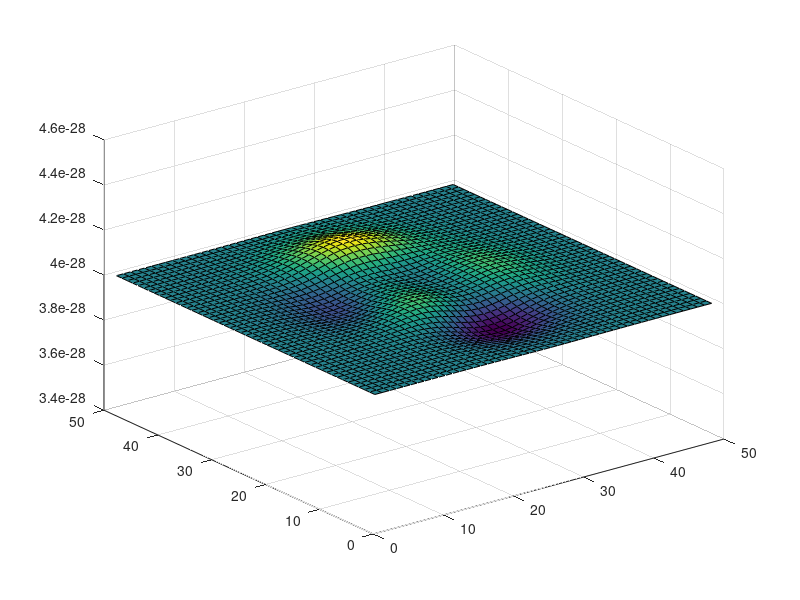

Write the MATLAB code that produced this figure. (Note: this script raises an error after producing the figure.)


b = (peaks+400)*10^(-30);  % A sample surface data with very small range, riding on top of a large value

figure; surf(b) % No surface shown!

set(gcf, 'Renderer', 'zbuffer') % Surface shown!


% %% Alternative : Normalizing data
% lowest = min(min(b));  % Calculate the lowest point
% zeroed_b = (b - lowest); % Shift the surface so that lowest point is zero
% normalized_b = zeroed_b / (max(max(zeroed_b))); % Normalize so that the highest point is 1
% 
% figure; surf(normalized_b)  % Some surface shown

